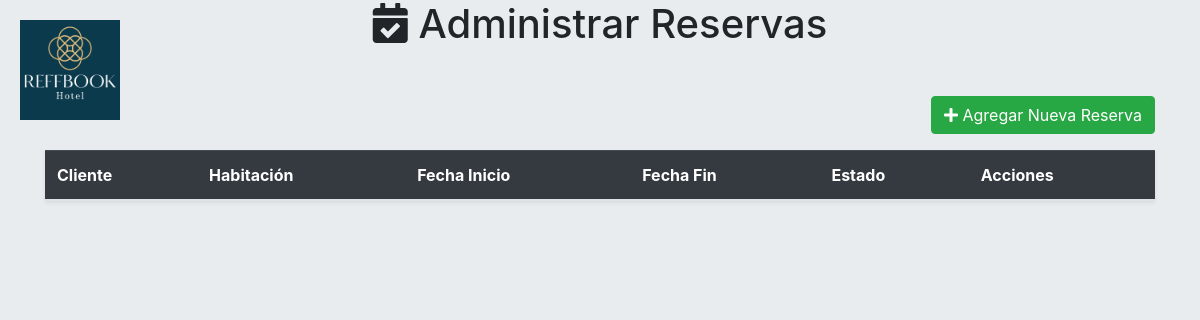
/adminrf/reservas/ (signed in), run on an earlier commit of the app's database.
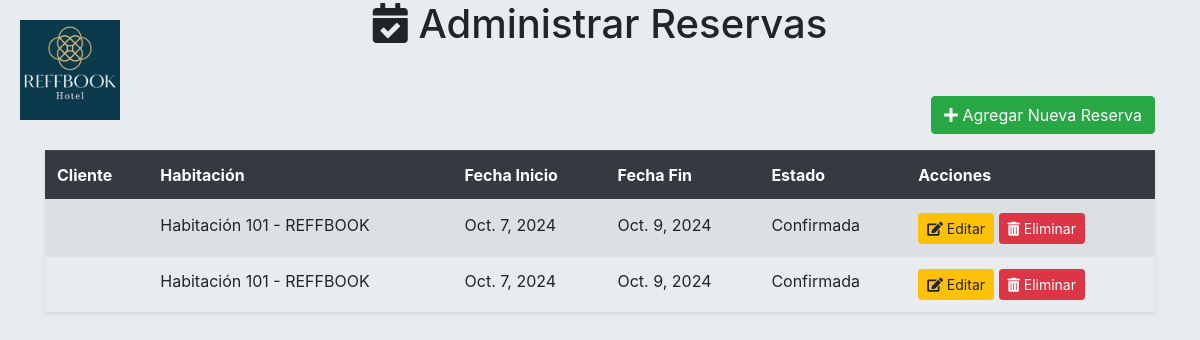
And on a later commit of the database.
### core/models.py (models this page shows, shortened)
class Reserva(models.Model):
    reserva_fecha = models.DateField(auto_now_add=True)  # Fecha cuando se realizó la reserva
    reserva_fecha_inicio = models.DateField()  # Fecha de inicio de la estancia
    reserva_fecha_fin = models.DateField()  # Fecha de finalización de la estancia
    reserva_total_dias = models.IntegerField(blank=True, null=True)  # Se puede calcular automáticamente
    reserva_estado = models.CharField(max_length=50, default='Pendiente')  # Estado de la reserva
    tipo_pago = models.CharField(max_length=100, default='Tarjeta de Crédito')
    usuario = models.ForeignKey(User, on_delete=models.CASCADE)  # Relación con Cliente
    habitacion = models.ForeignKey(Habitacion, on_delete=models.CASCADE)  # Relación con Habitación

class Habitacion(models.Model):
    habitacion_numero = models.CharField(max_length=10)
    habitacion_categoria = models.CharField(max_length=50)
    habitacion_descripcion = models.TextField(null=True, blank=True)
    habitacion_precio = models.DecimalField(max_digits=10, decimal_places=2)
    hotel = models.ForeignKey(Hotel, on_delete=models.CASCADE)
    habitacion_imagen = models.ImageField(upload_to='img/habitaciones/', null=True, blank=True)  # Campo para la imagen
    def __str__(self):
        return f'Habitación {self.habitacion_numero} - {self.hotel.hotel_nombre}'

class Hotel(models.Model):
    hotel_nombre = models.CharField(max_length=100)
    hotel_direccion = models.CharField(max_length=255)

### core/views.py (the view)
# urls.py: path('adminrf/reservas/', views.adminrf_reserva_list, name='adminrf_reserva_list'),
@login_required
def adminrf_reserva_list(request):
    reservas = Reserva.objects.all()
    return render(request, 'core/adminrf_reserva_list.html', {'reservas': reservas})

### core/templates/core/adminrf_reserva_list.html (shortened to what this page needs)
<!DOCTYPE html>
<html lang="es">
<head>
    {% load static %}
    <link rel="stylesheet" href="https://stackpath.bootstrapcdn.com/bootstrap/4.5.2/css/bootstrap.min.css">
    <link rel="stylesheet" href="{% static 'css/adminrf_styles.css' %}">
    <link rel="stylesheet" href="https://cdnjs.cloudflare.com/ajax/libs/font-awesome/5.15.4/css/all.min.css">
</head>
<body>
    <img src="{% static 'img/reffbook_logo.png' %}" alt="Reffbook Logo" class="logo">
        <h1 class="text-center mb-4">
            <i class="fas fa-calendar-check"></i> Administrar Reservas
        </h1>
        <div class="container mt-5">
        <div class="d-flex justify-content-end mb-3">
            <a href="{% url 'adminrf_reserva_create' %}" class="btn btn-success">
                <i class="fas fa-plus"></i> Agregar Nueva Reserva
            </a>
        </div>
        <table class="table table-striped table-hover shadow-sm">
            <thead class="table-dark">
                <tr>
                    <th>Cliente</th>
                    <th>Habitación</th>
                    <th>Fecha Inicio</th>
                    <th>Fecha Fin</th>
                    <th>Estado</th>
                    <th>Acciones</th>
                </tr>
            </thead>
            <tbody>
                {% for reserva in reservas %}
                <tr>
                    <td>{{ reserva.cliente }}</td>
                    <td>{{ reserva.habitacion }}</td>
                    <td>{{ reserva.reserva_fecha_inicio }}</td>
                    <td>{{ reserva.reserva_fecha_fin }}</td>
                    <td>{{ reserva.reserva_estado }}</td>
                    <td>
                        <a href="{% url 'adminrf_reserva_update' reserva.pk %}" class="btn btn-warning btn-sm">
                            <i class="fas fa-edit"></i> Editar
                        </a>
                        <button class="btn btn-danger btn-sm" data-toggle="modal" data-target="#confirmDeleteModal" data-id="{{ reserva.pk }}">
                            <i class="fas fa-trash-alt"></i> Eliminar
                        </button>
                    </td>
                </tr>
                {% endfor %}
            </tbody>
        </table>
    </div>
</body>
</html>

What changed in the data, as far as the page shows it:
added Reserva: habitacion "Habitación 101 - REFFBOOK", reserva_fecha_inicio "Oct. 7, 2024", reserva_fecha_fin "Oct. 9, 2024", reserva_estado "Confirmada"
added Reserva: habitacion "Habitación 101 - REFFBOOK", reserva_fecha_inicio "Oct. 7, 2024", reserva_fecha_fin "Oct. 9, 2024", reserva_estado "Confirmada"
